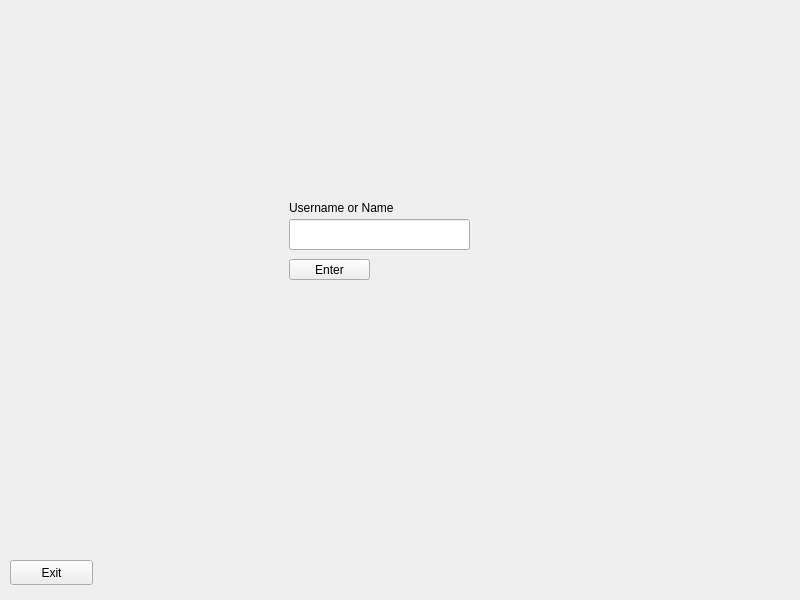
<?xml version="1.0" encoding="UTF-8"?>
<ui version="4.0">
 <class>MainWindow</class>
 <widget class="QMainWindow" name="MainWindow">
  <property name="geometry">
   <rect>
    <x>0</x>
    <y>0</y>
    <width>800</width>
    <height>600</height>
   </rect>
  </property>
  <property name="windowTitle">
   <string>MainWindow</string>
  </property>
  <widget class="QWidget" name="centralwidget">
   <widget class="QStackedWidget" name="stackedWidget">
    <property name="geometry">
     <rect>
      <x>-1</x>
      <y>-1</y>
      <width>801</width>
      <height>551</height>
     </rect>
    </property>
    <widget class="QWidget" name="login_page">
     <widget class="QLabel" name="username_entry_label">
      <property name="geometry">
       <rect>
        <x>290</x>
        <y>200</y>
        <width>131</width>
        <height>17</height>
       </rect>
      </property>
      <property name="text">
       <string>Username or Name</string>
      </property>
     </widget>
     <widget class="QPushButton" name="enter_button">
      <property name="geometry">
       <rect>
        <x>290</x>
        <y>260</y>
        <width>81</width>
        <height>21</height>
       </rect>
      </property>
      <property name="text">
       <string>Enter</string>
      </property>
     </widget>
     <widget class="QLineEdit" name="username_entry">
      <property name="geometry">
       <rect>
        <x>290</x>
        <y>220</y>
        <width>181</width>
        <height>31</height>
       </rect>
      </property>
     </widget>
    </widget>
    <widget class="QWidget" name="cashier_dashboard">
     <widget class="QLabel" name="cashier_info_label">
      <property name="geometry">
       <rect>
        <x>320</x>
        <y>160</y>
        <width>251</width>
        <height>141</height>
       </rect>
      </property>
      <property name="text">
       <string>cashier_info_label</string>
      </property>
     </widget>
    </widget>
    <widget class="QWidget" name="customer_dashboard">
     <widget class="QWidget" name="gridLayoutWidget">
      <property name="geometry">
       <rect>
        <x>10</x>
        <y>10</y>
        <width>781</width>
        <height>541</height>
       </rect>
      </property>
      <layout class="QGridLayout" name="gridLayout">
       <item row="2" column="0">
        <layout class="QVBoxLayout" name="order_history_content">
         <item>
          <widget class="QLabel" name="order_history_label">
           <property name="text">
            <string>Order History:</string>
           </property>
          </widget>
         </item>
        </layout>
       </item>
       <item row="0" column="0">
        <layout class="QHBoxLayout" name="upper_area">
         <item>
          <widget class="QFrame" name="current_order_frame">
           <property name="frameShape">
            <enum>QFrame::StyledPanel</enum>
           </property>
           <property name="frameShadow">
            <enum>QFrame::Raised</enum>
           </property>
           <widget class="QLabel" name="current_order_label">
            <property name="geometry">
             <rect>
              <x>20</x>
              <y>10</y>
              <width>111</width>
              <height>17</height>
             </rect>
            </property>
            <property name="text">
             <string>Current Order:</string>
            </property>
           </widget>
           <widget class="QLabel" name="current_order_content">
            <property name="geometry">
             <rect>
              <x>21</x>
              <y>36</y>
              <width>321</width>
              <height>101</height>
             </rect>
            </property>
            <property name="text">
             <string>TextLabel</string>
            </property>
           </widget>
          </widget>
         </item>
         <item>
          <widget class="QLabel" name="customer_info">
           <property name="text">
            <string>customer info</string>
           </property>
          </widget>
         </item>
        </layout>
       </item>
      </layout>
     </widget>
    </widget>
    <widget class="QWidget" name="kitchen_staff_dashboard"/>
    <widget class="QWidget" name="manager_dashboard">
     <widget class="QLabel" name="manager_info_label">
      <property name="geometry">
       <rect>
        <x>320</x>
        <y>120</y>
        <width>131</width>
        <height>221</height>
       </rect>
      </property>
      <property name="text">
       <string>manager_info_label</string>
      </property>
     </widget>
    </widget>
    <widget class="QWidget" name="sysadmin_dashboard">
     <widget class="QLabel" name="sysadmin_info_label">
      <property name="geometry">
       <rect>
        <x>320</x>
        <y>150</y>
        <width>131</width>
        <height>151</height>
       </rect>
      </property>
      <property name="text">
       <string>sysadmin_info_label</string>
      </property>
     </widget>
    </widget>
   </widget>
   <widget class="QPushButton" name="exit_button">
    <property name="geometry">
     <rect>
      <x>10</x>
      <y>560</y>
      <width>83</width>
      <height>25</height>
     </rect>
    </property>
    <property name="text">
     <string>Exit</string>
    </property>
   </widget>
  </widget>
 </widget>
 <resources/>
 <connections/>
</ui>
